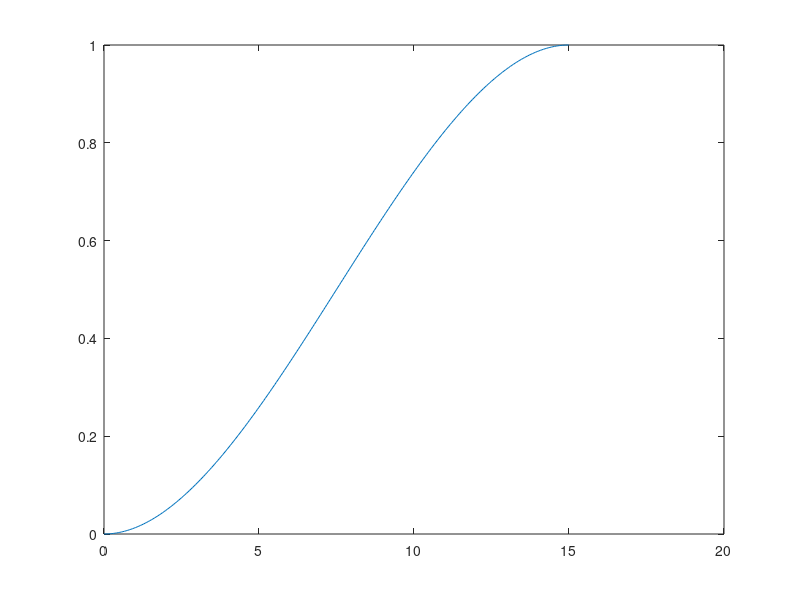

Reproduce this figure in MATLAB.
tf = 15;
t = [0:0.051:tf];

y0 = 0;
yf = 1;

yd0 = 0;
ydf = 0;

a0 = y0;
a1 = 0;
a2 = 3/(tf^2) * (yf - y0);
a3 = -2/(tf^3)*(yf-y0);

yd = a0 + a1*t + a2*t.^2 + a3*t.^3;

plot(t,yd)

%%
